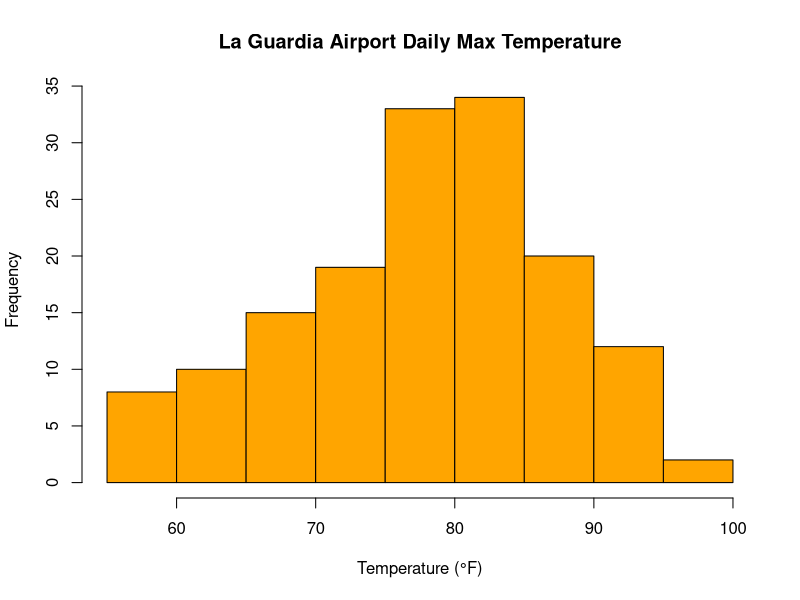

The R script that drew this image:
data("airquality")
head(airquality)
str(airquality)
hist(airquality$Temp,
 main = "La Guardia Airport Daily Max Temperature",
 xlab = "Temperature (°F)",
 col = "orange",
 border = "black")
